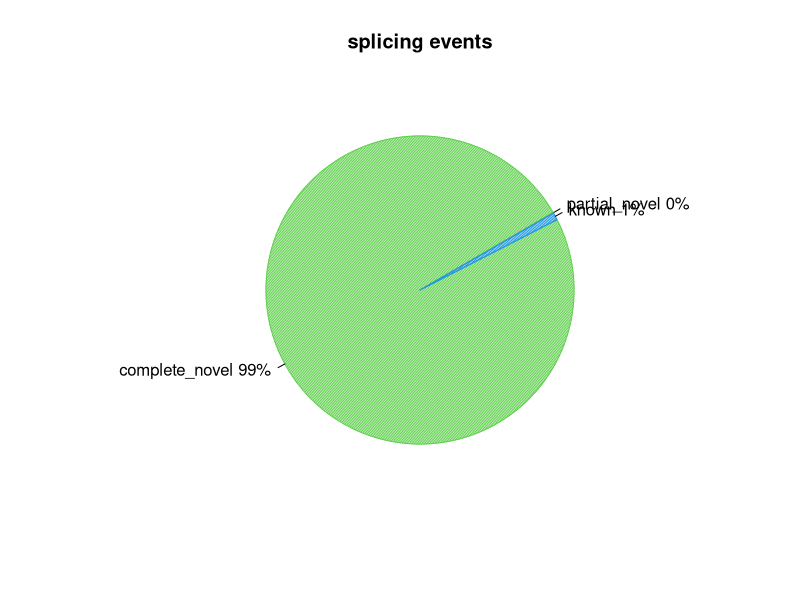
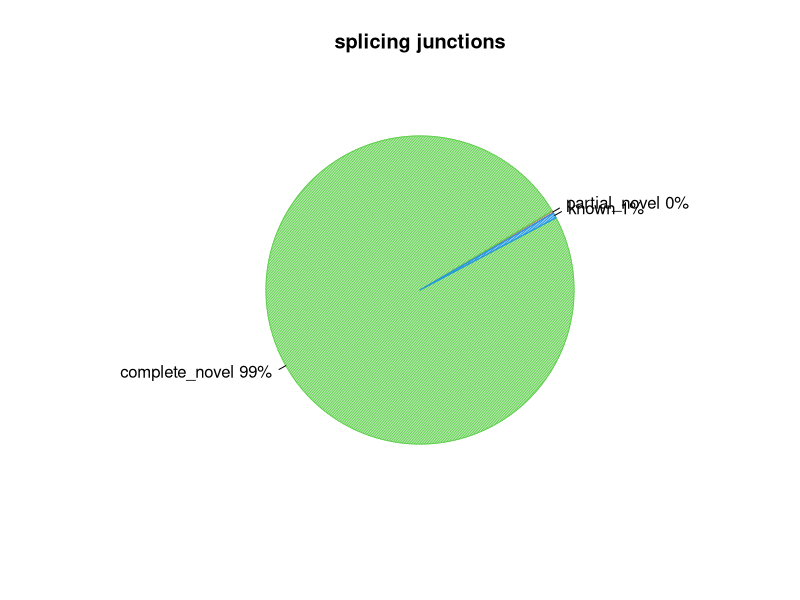

The R script that drew these images, in order:
pdf("/tmp/rustqc_final_run/rseqc/junction_annotation/GM12878_REP1.markdup.sorted.splice_events.pdf")
events=c(0.054,99.156,0.790)
pie(events,col=c(2,3,4),init.angle=30,angle=c(60,120,150),density=c(70,70,70),main="splicing events",labels=c("partial_novel 0%","complete_novel 99%","known 1%"))
dev.off()
pdf("/tmp/rustqc_final_run/rseqc/junction_annotation/GM12878_REP1.markdup.sorted.splice_junction.pdf")
junction=c(0.237,99.200,0.563)
pie(junction,col=c(2,3,4),init.angle=30,angle=c(60,120,150),density=c(70,70,70),main="splicing junctions",labels=c("partial_novel 0%","complete_novel 99%","known 1%"))
dev.off()
